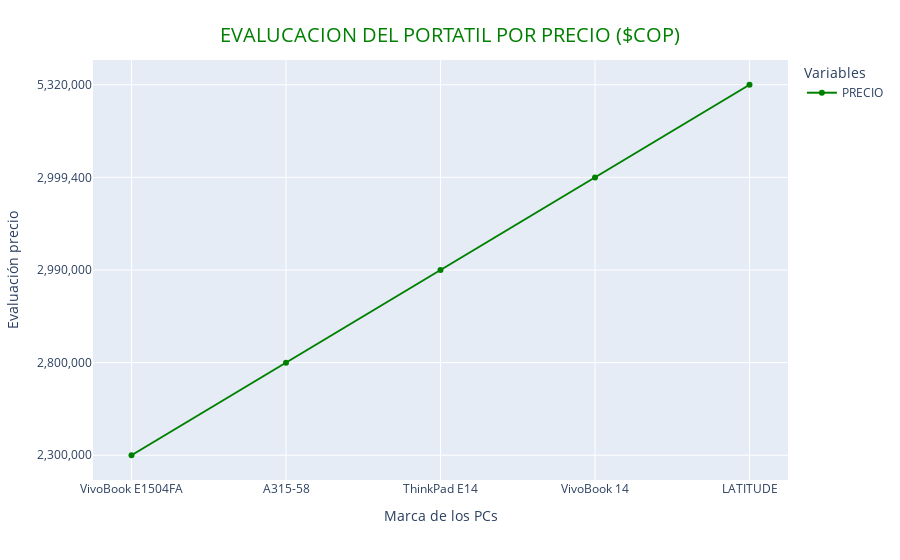

Notebook source saved alongside this figure:
### Markdown cell above
4-Graphic line type for price

### Code cell
# Ordenar los datos de menor a mayor según la columna 'PRECIO'
data_sorted = data.sort_values(by='PRECIO')


# Crear el gráfico de línea utilizando plotly.express
fig = px.line(data_sorted, x='LINEA_PC', y=['PRECIO'], markers=True, color_discrete_sequence=['green'])

# Personalizar el diseño del gráfico
fig.update_layout(
    title={
        'text': 'EVALUCACION DEL PORTATIL POR PRECIO ($COP)',
        'x': 0.5,       # Alineación del título al centro horizontalmente
        'y': 0.95,      # Alineación del título arriba verticalmente
        'xanchor': 'center',   # Alinear el título al centro horizontalmente
        'yanchor': 'top',      # Alinear el título arriba verticalmente
        'font': dict(size=20, color='green')  # Tamaño y color del título
    },
    xaxis_title='Marca de los PCs',
    yaxis_title='Evaluación precio',
    legend_title='Variables'  # Título de la leyenda
)

# Mostrar el gráfico
fig.show()

### Figure 1 — Plotly figure (JSON) as saved in the notebook; plotly's stock layout.template omitted (floating-point values rounded to 4 significant figures)
{"data": [{"hovertemplate": "variable=PRECIO<br>LINEA_PC=%{x}<br>value=%{y}<extra></extra>", "legendgroup": "PRECIO", "line": {"color": "green", "dash": "solid"}, "marker": {"symbol": "circle"}, "mode": "markers+lines", "name": "PRECIO", "orientation": "v", "showlegend": true, "type": "scatter", "x": ["VivoBook E1504FA", "A315-58", "ThinkPad E14", "VivoBook 14", "LATITUDE"], "xaxis": "x", "y": ["2,300,000", "2,800,000", "2,990,000", "2,999,400", "5,320,000"], "yaxis": "y"}], "layout": {"legend": {"title": {"text": "Variables"}, "tracegroupgap": 0}, "margin": {"t": 60}, "title": {"font": {"color": "green", "size": 20}, "text": "EVALUCACION DEL PORTATIL POR PRECIO ($COP)", "x": 0.5, "xanchor": "center", "y": 0.95, "yanchor": "top"}, "xaxis": {"anchor": "y", "domain": [0, 1], "title": {"text": "Marca de los PCs"}}, "yaxis": {"anchor": "x", "domain": [0, 1], "title": {"text": "Evaluación precio"}}}}
